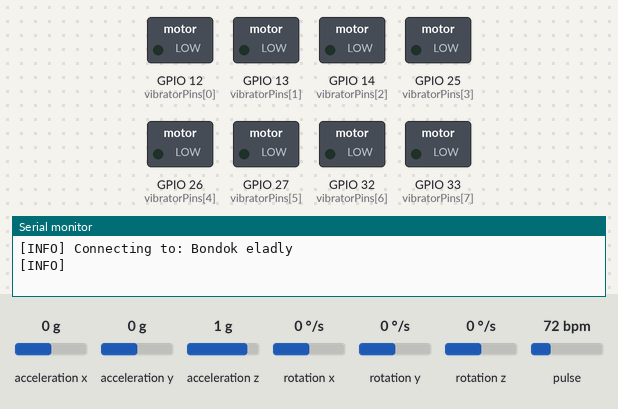
Bench run of a sketch on a simulated ESP32. On the bench: switched loads named in the sketch (green lamp = pin HIGH), the last lines printed to the serial monitor. The test bench sets the inputs (shaded band); at power-on: acceleration x 0 g, acceleration y 0 g, acceleration z 1 g, rotation x 0 °/s, rotation y 0 °/s, rotation z 0 °/s, pulse 72 bpm. WiFi joins after 1.5 s; servers stay silent unless stated.

Above: at 0.1 s.
At 4.7 s:
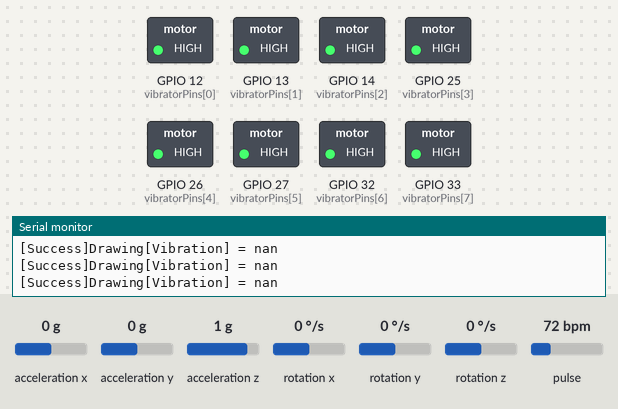
4.8 s: acceleration x set to -1.4 g
Timing chart, 0 to 7.8 s (numbered marks = the images above; inputs shaded):
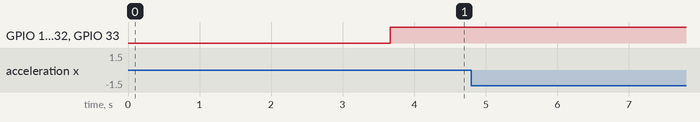

The sketch:

ESP32_Firebase_MPU_MAX.ino
```cpp
#include <Arduino.h>
#include "WiFi_Helper.h"
#include "Firebase_Helper.h"
#include "MPU6050_Custom.h"
#include "Vibrator_Controller.h"
#include "MAX30102_Custom.h"

const char* _SSID = "Bondok eladly";
const char* _PASSWORD = "Bondok1234";
const char* FIREBASE_ID = "hardware-project-d020c-default-rtdb.firebaseio.com";

WiFiHelper wifiHelper(_SSID, _PASSWORD, 1);
FirebaseHelper firebaseHelper(FIREBASE_ID, 1);
VibratorController vibratorController;
MAX30102Controller max30102Controller;
MPU6050Helper mpuHelper(1);


void setup() {
  Serial.begin(115200);
  vibratorController.init();
  wifiHelper.wifiInit();
  mpuHelper.MPU_Init();
  mpuHelper.set_Essential_Tremor_treshold_Percentage(20);
  max30102Controller.configureMAX30100();

  // firebaseHelper.sendToFirebase("MALAK", "TAHER:4.0;");
}
bool Tremor_Detected = 0, MPU_Tremor = 0, MAX_Tremor = 0, vibrate = 0;
float Vibration = 0;
float BPM = 0;
void loop() {
  if(mpuHelper.status){
    mpuHelper.MPU_Update();
    mpuHelper.MPU_Detect_Essential_Tremor();
    if(mpuHelper.Essential_Tremor && !MPU_Tremor){
      MPU_Tremor = 1;

      firebaseHelper.sendToFirebase("Essential_Tremor", "MPU:1.0;");
    }else if(!mpuHelper.Essential_Tremor && MPU_Tremor){
      MPU_Tremor = 0;
      firebaseHelper.sendToFirebase("Essential_Tremor", "MPU:0.0;");
    }
  }

  if(max30102Controller.status){
    max30102Controller.readRegister();
    if(max30102Controller.Essential_Tremor && !MAX_Tremor){
      MAX_Tremor = 1;

      firebaseHelper.sendToFirebase("Essential_Tremor", "MAX:1.0;");
    }else if(!max30102Controller.Essential_Tremor && MAX_Tremor){
      MAX_Tremor = 0;
      firebaseHelper.sendToFirebase("Essential_Tremor", "MAX:0.0;");
    }
  }


  if((MPU_Tremor || MAX_Tremor) && !Tremor_Detected){
    Tremor_Detected = 1;
    vibratorController.pulseVibrators();
    firebaseHelper.sendToFirebase("Essential_Tremor", "DETECTED:1.0;");
  }else  if(!(MPU_Tremor || MAX_Tremor) && Tremor_Detected){
    Tremor_Detected = 0;
    vibratorController.closeAll();
    firebaseHelper.sendToFirebase("Essential_Tremor", "DETECTED:0.0;");
  }
  if(Vibration != ((mpuHelper.acceleration_magnitude / mpuHelper.sample_count) - 1)){
    Vibration = (mpuHelper.acceleration_magnitude / mpuHelper.sample_count) - 1;
    firebaseHelper.sendToFirebase("Drawing", "Vibration:" + String(Vibration)+";");
  }
  if(BPM != max30102Controller.BPM ){
    BPM = max30102Controller.BPM;
    firebaseHelper.sendToFirebase("Drawing", "BPM:" + String(BPM)+";");
  }
}
```

Firebase_Helper.cpp
```cpp
#include "Firebase_Helper.h"

FirebaseHelper::FirebaseHelper(const char* firebaseId, bool _DEBUG) : firebase(firebaseId), DEBUG(_DEBUG) {
    // Constructor implementation remains unchanged
}

void FirebaseHelper::sendToFirebase(String Header, String message) {
    String key = "", tmp = "";
    for(int i = 0 ; i < message.length() ; ++i){
        if(message[i] == ':'){
            key = tmp;
            tmp = "";
        } else if(message[i] == ';'){
            firebase.setFloat(Header + "/" + key, atof(tmp.c_str()));
            if(DEBUG){
              Serial.println("[Success]" + Header + "[" + key + "] = " + tmp);
            }
            tmp = "";
        } else {
            tmp += message[i];
        }
    }
}
```

Firebase_Helper.h
```cpp
#ifndef FIREBASE_HELPER_H
#define FIREBASE_HELPER_H

#include <ESP32Firebase.h>

class FirebaseHelper {
public:
    FirebaseHelper(const char* firebaseId, bool _DEBUG);
    void sendToFirebase(String Header, String message);

private:
    Firebase firebase; // Declare firebase object as a private member variable
    bool DEBUG;
};

#endif
```

MAX30102_Custom.cpp
```cpp
#include "MAX30102_Custom.h"

MAX30102Controller::MAX30102Controller() {}

MAX30102Controller::~MAX30102Controller() {}

void MAX30102Controller::configureMAX30100() {
    // Initialize sensor
    status = particleSensor.begin(Wire, I2C_SPEED_FAST);

    if(!status)
      return;

    particleSensor.setup(); // Configure sensor with default settings
    particleSensor.setPulseAmplitudeRed(0x0A); // Turn Red LED to low to indicate sensor is running
    particleSensor.setPulseAmplitudeGreen(0); // Turn off Green LED
}
long _time_4 = 0;
void MAX30102Controller::readRegister() {
    long irValue = particleSensor.getIR();

    if (checkForBeat(irValue) == true) {
        long delta = millis() - lastBeat;
        lastBeat = millis();

        beatsPerMinute = 60 / (delta / 1000.0);

        if (beatsPerMinute < 255 && beatsPerMinute > 20) {
            rates[rateSpot++] = (byte)beatsPerMinute;
            rateSpot %= RATE_SIZE;

            beatAvg = 0;
            for (byte x = 0 ; x < RATE_SIZE ; x++)
                beatAvg += rates[x];
            beatAvg /= RATE_SIZE;
        }
    }
    BPM = beatAvg;
    if (millis() - _time_4 > 1000){
      if(irValue >= 50000)
        Essential_Tremor = 1;
      else
        Essential_Tremor = 0;
    }
}
```

MAX30102_Custom.h
```cpp
#ifndef MAX30102_CUSTOM_H
#define MAX30102_CUSTOM_H

#include <Wire.h>
#include <MAX30105.h>
#include <heartRate.h>

class MAX30102Controller {
public:
    MAX30102Controller();
    ~MAX30102Controller();
    void configureMAX30100();
    void readRegister();
    bool status;
    bool Essential_Tremor;
    float BPM;
private:
    const byte RATE_SIZE = 4; // Increase this for more averaging. 4 is good.
    byte rates[4]; // Array of heart rates
    byte rateSpot = 0;
    long lastBeat = 0; // Time at which the last beat occurred
    float beatsPerMinute;
    int beatAvg;
    MAX30105 particleSensor;
    int x = 3;
};

#endif
```

MPU6050_Custom.cpp
```cpp
#include "MPU6050_Custom.h"
#include <MPU6050_light.h>

MPU6050 mpu(Wire);
long _time_1, _time_2 = 0;
MPU6050Helper::MPU6050Helper(bool _DEBUG) : DEBUG(_DEBUG){
  // Constructor implementation remains unchanged
}
void MPU6050Helper::MPU_Init() {
    Wire.begin();

    status = !mpu.begin();
    if(DEBUG){
      Serial.print(F("[INFO] MPU6050 status: "));
      Serial.println(status);
    }
    if(!status){
      Serial.println("############");
      Serial.println("[ERROR] Can't See MPU6050");
    }
    if(DEBUG){
      Serial.println("[INFO] Calculating offsets, do not move MPU6050");
    }
    delay(1000);
    mpu.calcOffsets(true, true); // gyro and accelerometer
    if(DEBUG){
      Serial.println("[Success] Done!");
    }
}
void MPU6050Helper::MPU_Update() {
  mpu.update();
  acceleration_magnitude += sqrt(mpu.getAccX() * mpu.getAccX() + mpu.getAccY() * mpu.getAccY() + mpu.getAccZ() * mpu.getAccZ());
  ++sample_count;
  if(DEBUG && millis() - _time_1 > 1000){
    Serial.println("[INFO] MPU6050 [ Acceleration Magnitude ] = " + String(acceleration_magnitude / sample_count));
    // acceleration_magnitude = 0;
    _time_1 = millis();
  }
}
void MPU6050Helper::set_Essential_Tremor_treshold_Percentage(float _treshold){
  treshold = _treshold;
}
void MPU6050Helper::MPU_Detect_Essential_Tremor() {
  if(millis() - _time_2 > 100){
    _time_2 = millis();
    if (((acceleration_magnitude / sample_count) - 1) * 100.0 > treshold) {
      if(DEBUG){
        Serial.println("Tremor detected!");
      }
      Essential_Tremor = 1;
    }else{
      Essential_Tremor = 0;
    }
    acceleration_magnitude = 0;
    sample_count = 0;
  }
}
```

MPU6050_Custom.h
```cpp
#ifndef MPU6050_CUSTOM_H
#define MPU6050_CUSTOM_H

#include <Wire.h>


class MPU6050Helper {
public:
  MPU6050Helper(bool _DEBUG);
  void MPU_Init();
  void MPU_Update();
  void set_Essential_Tremor_treshold_Percentage(float _treshold);
  void MPU_Detect_Essential_Tremor();
  double acceleration_magnitude;
  bool status;
  bool Essential_Tremor;
  int sample_count;
private:
  float treshold;
  bool DEBUG;
};

#endif
```

Vibrator_Controller.cpp
```cpp
#include "Vibrator_Controller.h"
#include <Arduino.h>
long _time_3 = 0;
bool opened = 0;
VibratorController::VibratorController() {
    // Constructor
}

VibratorController::~VibratorController() {
    // Destructor
}

void VibratorController::init() {
    for (int i = 0; i < numVibrators; i++) {
        pinMode(vibratorPins[i], OUTPUT);
    }
}

void VibratorController::openAll() {
    for (int i = 0; i < numVibrators; i++) {
        digitalWrite(vibratorPins[i], HIGH);
    }
}

void VibratorController::closeAll() {
    for (int i = 0; i < numVibrators; i++) {
        digitalWrite(vibratorPins[i], LOW);
    }
}

void VibratorController::pulseVibrators() {
    if(!opened || millis() - _time_3 > 1000){
      openAll(); // Open all vibrators
      opened = 1;
      _time_3 = millis();
    }
    if(millis() - _time_3 > 20000){
      closeAll(); // Close all vibrators
      opened = 0;
      _time_3 = millis();
    }
}
```

Vibrator_Controller.h
```cpp
#ifndef VIBRATOR_CONTROLLER_H
#define VIBRATOR_CONTROLLER_H

class VibratorController {
public:
    VibratorController();
    ~VibratorController();
    void init(); // Initialize the vibrators
    void openAll(); // Open all vibrators
    void closeAll(); // Close all vibrators
    void pulseVibrators(); // Open for 5 seconds and then close

private:
    const int numVibrators = 10; // Number of vibrators
    // int vibratorPins[10] = {12, 13, 14, 25, 26, 27, 32, 33, 34, 35}; // Example pin numbers
    int vibratorPins[10] = {12, 13, 14, 25, 26, 27, 32, 33, 33, 33}; // Example pin numbers
};

#endif
```

WiFi_Helper.cpp
```cpp
#include "WiFi_Helper.h"

WiFiHelper::WiFiHelper(const char* ssid, const char* password, bool _DEBUG) : _SSID(ssid), _PASSWORD(password), DEBUG(_DEBUG){
  // Constructor implementation remains unchanged
}

void WiFiHelper::wifiInit() {
    WiFi.mode(WIFI_STA);
    WiFi.disconnect();

    if(DEBUG){
      Serial.print("[INFO] Connecting to: ");
      Serial.println(_SSID);
    }

    WiFi.begin(_SSID, _PASSWORD);
    if(DEBUG && WiFi.status() != WiFi.status() != WL_CONNECTED){
      Serial.print("[INFO] ");
    }
    while (WiFi.status() != WL_CONNECTED) {
        delay(500);
        if(DEBUG){
          Serial.print("-");
        }
    }
    if(DEBUG){
      Serial.println("");
      Serial.println("[INFO] WiFi Connected");
    }
}
```

WiFi_Helper.h
```cpp
#ifndef WIFI_HELPER_H
#define WIFI_HELPER_H

#include <WiFi.h>

class WiFiHelper {
public:
    WiFiHelper(const char* ssid, const char* password, bool _DEBUG = 0);
    void wifiInit();

private:
    const char* _SSID; // Declare private member variables
    const char* _PASSWORD;
    bool DEBUG;
};

#endif
```
